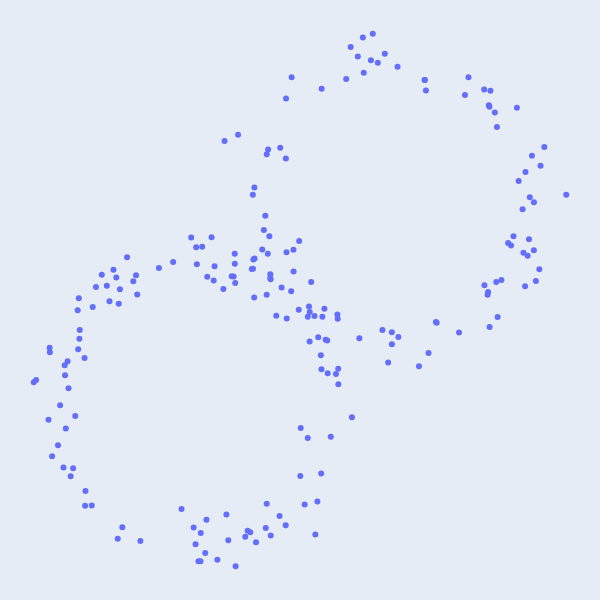

Write notebook code for a chart like this one.
### Markdown cell above
Now, let's do the same thing again with a different random seed

### Code cell
np.random.seed(42)

def gen_fig_8(n, r=1.0, sigma=0.1):
    X = np.random.randn(n,2)
    X = r * X / np.linalg.norm(X, axis=1).reshape(-1,1)
    X += sigma*np.random.randn(n, 2) + np.random.choice([-1/np.sqrt(2),1/np.sqrt(2)], size=(n,1))
    return X

n = 200
X = gen_fig_8(n)

fig = px.scatter(x = X[:,0], y=X[:,1], width=600, height=600)
fig.update_layout(margin=dict(l=0, r=0, t=0, b=0))
fig.update_xaxes(visible=False)
fig.update_yaxes(visible=False)
fig.write_image("images/08/sample_42.pdf")
fig.show()

### Figure 1 — Plotly figure (JSON) as saved in the notebook; plotly's stock layout.template omitted (floating-point values rounded to 4 significant figures; data arrays with more than 128 entries replaced by an {"elided": "..."} marker saying what was removed)
{"data": [{"hovertemplate": "x=%{x}<br>y=%{y}<extra></extra>", "legendgroup": "", "marker": {"color": "#636efa", "symbol": "circle"}, "mode": "markers", "name": "", "orientation": "v", "showlegend": false, "type": "scatter", "x": {"elided": "200 float values"}, "xaxis": "x", "y": {"elided": "200 float values"}, "yaxis": "y"}], "layout": {"height": 600, "legend": {"tracegroupgap": 0}, "margin": {"b": 0, "l": 0, "r": 0, "t": 0}, "width": 600, "xaxis": {"anchor": "y", "domain": [0, 1], "title": {"text": "x"}, "visible": false}, "yaxis": {"anchor": "x", "domain": [0, 1], "title": {"text": "y"}, "visible": false}}}
